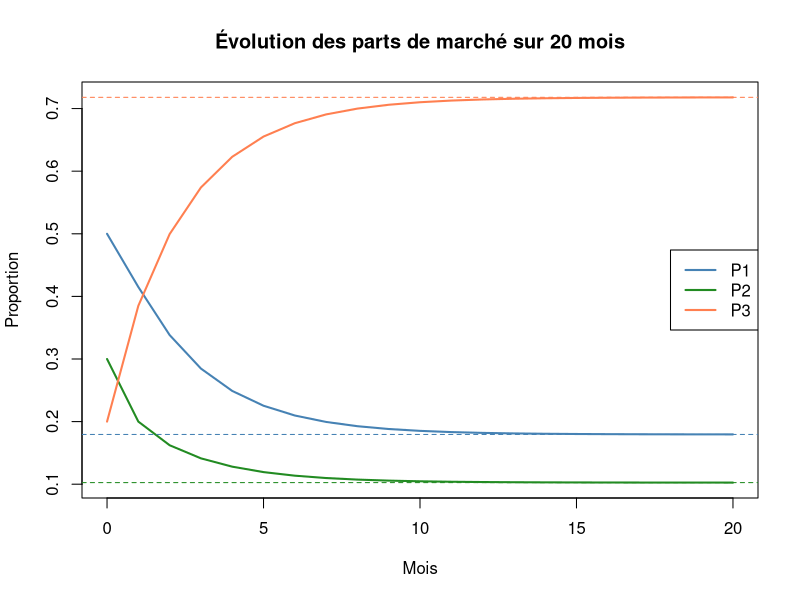
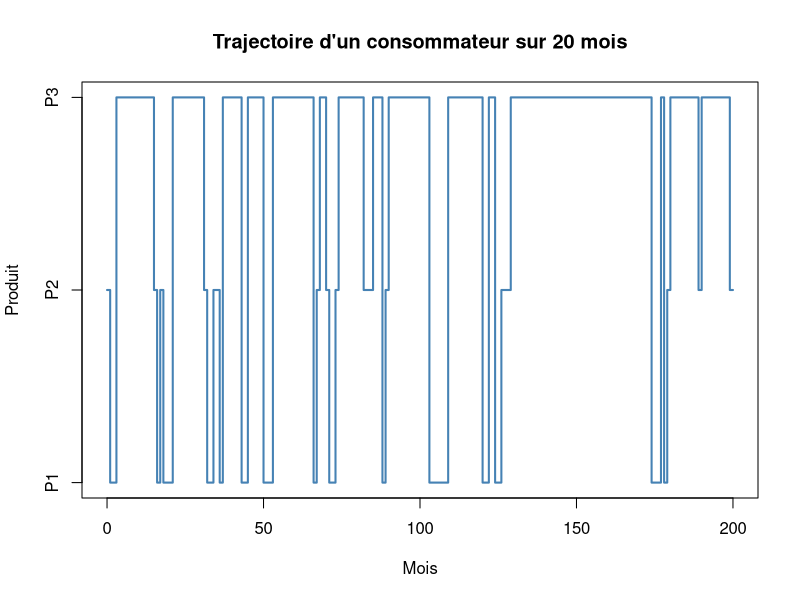
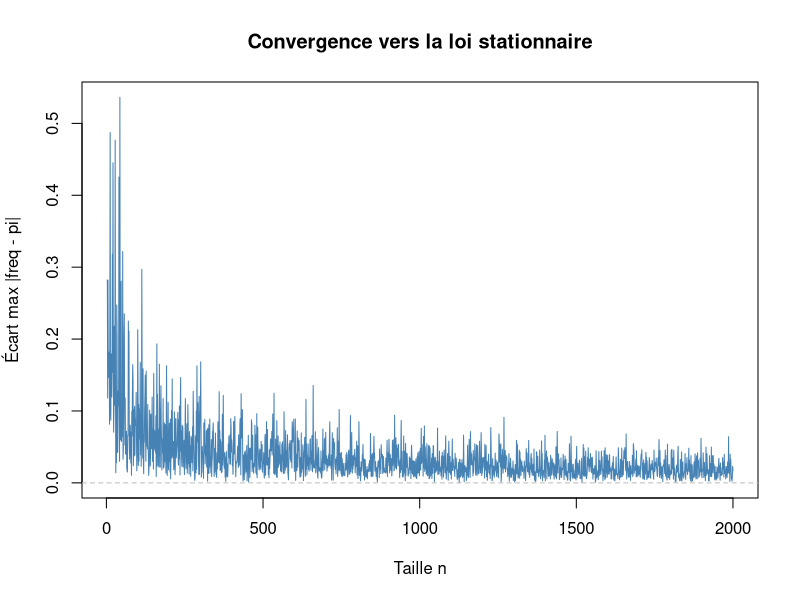

Here is the R script that generated these plots, in order:
# ============================================================
# Exercice 1 – Question 1 : Chaîne de Markov sur 3 produits
# ============================================================

# Loi initiale
pi0 <- c(P1 = 0.50, P2 = 0.30, P3 = 0.20)
cat("Loi initiale pi0 :\n")
print(pi0)
cat("Somme =", sum(pi0), "\n\n")

# Matrice de transition K
K <- matrix(
  c(0.60, 0.20, 0.20,
    0.35, 0.30, 0.35,
    0.05, 0.05, 0.90),
  nrow = 3, byrow = TRUE,
  dimnames = list(from = c("P1","P2","P3"),
                  to   = c("P1","P2","P3"))
)
cat("Matrice de transition K :\n")
print(K)

# Vérification lignes = 1
cat("\nSomme de chaque ligne :\n")
print(rowSums(K))

# ===========================================

# ============================================================
# Exercice 1 – Question 2 : Loi stationnaire
# ============================================================

# Vecteur propre de t(K) associé à la valeur propre 1
vp <- eigen(t(K))
pi_stat <- Re(vp$vectors[, 1])
pi_stat <- pi_stat / sum(pi_stat)       # normalisation
names(pi_stat) <- c("P1", "P2", "P3")

cat("Loi stationnaire :\n")
print(round(pi_stat, 4))

# Vérification : pi_stat %*% K doit redonner pi_stat
cat("\nVérification pi * K :\n")
print(round(pi_stat %*% K, 4))

# Comparaison avec la loi initiale
cat("\nLoi initiale    :", pi0, "\n")
cat("Loi stationnaire:", round(pi_stat, 4), "\n")

# ============================================================
# Exercice 1 – Question 3 : Évolution sur 20 mois
# ============================================================

n_mois <- 20
# Matrice pour stocker les distributions (1 ligne = 1 mois)
evol <- matrix(0, nrow = n_mois + 1, ncol = 3,
               dimnames = list(paste0("mois_", 0:n_mois), c("P1","P2","P3")))

evol[1, ] <- pi0  # distribution initiale

for (t in 1:n_mois) {
  evol[t+1, ] <- evol[t, ] %*% K  # multiplication par K à droite
}

print(round(evol, 4))

# Détection du mois de convergence (écart < seuil vs loi stationnaire)
seuil <- 1e-3
for (t in 1:(n_mois + 1)) {
  if (max(abs(evol[t, ] - pi_stat)) < seuil) {
    cat("\nRégime stationnaire atteint au mois", t - 1, "\n")
    break
  }
}

# Visualisation
matplot(0:n_mois, evol, type = "l", lty = 1, lwd = 2,
        col = c("steelblue","forestgreen","coral"),
        xlab = "Mois", ylab = "Proportion",
        main = "Évolution des parts de marché sur 20 mois")
abline(h = pi_stat, lty = 2, col = c("steelblue","forestgreen","coral"))
legend("right", legend = c("P1","P2","P3"),
       col = c("steelblue","forestgreen","coral"), lty = 1, lwd = 2)

# ============================================================
# Exercice 1 – Question 4 : Simulation d'une trajectoire
# ============================================================

# Fonction : tire un état (1,2,3) selon le vecteur p, via U[0,1]
tirage_discret <- function(p) {
  u <- runif(1)
  which(u < cumsum(p))[1]  # premier intervalle où u tombe
}

t = 200
# Simulation d'une trajectoire sur T pas
trajectoire <- function(T = t) {
  traj <- integer(T + 1)
  traj[1] <- tirage_discret(pi0)       # état initial selon pi0
  
  for (t in 1:T) {
    p_next <- K[traj[t], ]             # ligne de K = proba de transition
    traj[t+1] <- tirage_discret(p_next)
  }
  return(traj)
}

traj <- trajectoire(t)
cat("Trajectoire (1=P1, 2=P2, 3=P3) :\n")
print(traj)

# Visualisation
plot(0:t, traj, type = "s", lwd = 2, col = "steelblue",
     xlab = "Mois", ylab = "Produit", yaxt = "n",
     main = "Trajectoire d'un consommateur sur 20 mois")
axis(2, at = 1:3, labels = c("P1","P2","P3"))

# ===========================================
# ============================================================
# Exercice 1 – Question 5 : Trajectoire de taille n=500
# ============================================================

set.seed(42)
n <- 500
traj_long <- trajectoire(n)

# Fréquences empiriques (on exclut l'état initial)
freq_emp <- table(traj_long) / (n + 1)
names(freq_emp) <- c("P1","P2","P3")

cat("Fréquences empiriques :\n")
print(round(freq_emp, 4))

cat("\nLoi stationnaire :\n")
print(round(pi_stat, 4))

cat("\nÉcart :\n")
print(round(abs(freq_emp - pi_stat), 4))

# ===========================================
tailles <- 2:2000
ecarts  <- numeric(length(tailles))

set.seed(42)
for (i in seq_along(tailles)) {
  traj_i    <- trajectoire(tailles[i])
  freq_i    <- table(factor(traj_i, levels = 1:3)) / (tailles[i] + 1)
  ecarts[i] <- max(abs(freq_i - pi_stat))
}

plot(tailles, ecarts, type = "l",
     lwd = 1, col = "steelblue",
     xlab = "Taille n", ylab = "Écart max |freq - pi|",
     main = "Convergence vers la loi stationnaire")
abline(h = 0, lty = 2, col = "gray")
